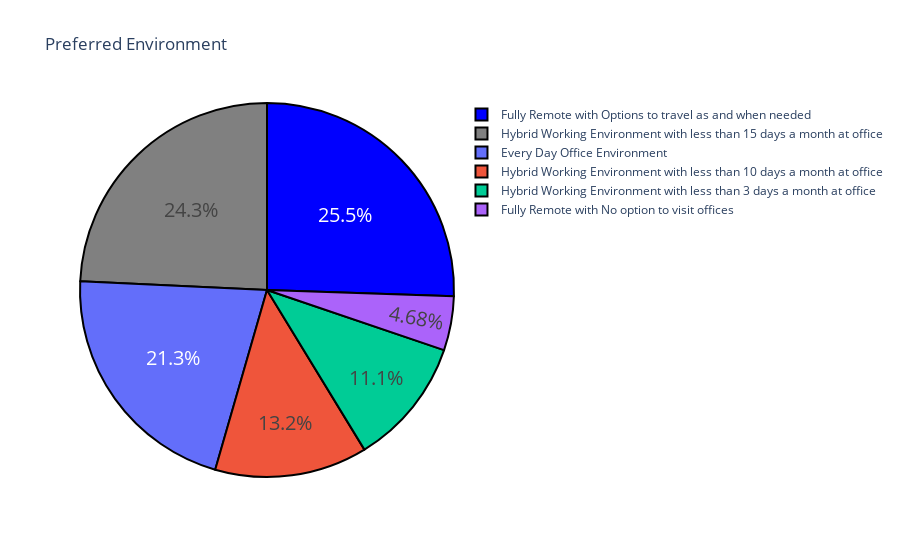

This figure's notebook cell:
### Code cell
env = df['What is the most preferred working environment for you.'].value_counts()
label = env.index
counts = env.values
colors = ['Blue', 'grey']
fig = go.Figure(data = go.Pie(labels = label, values = counts))
fig.update_layout(title_text = 'Preferred Environment')
fig.update_traces(hoverinfo = 'label+value', textinfo = 'percent', textfont_size = 20, marker = dict(colors = colors, line = dict(color = 'black'
                                                                                                                                   ,width = 2)))

### Figure 1 — Plotly figure (JSON) as saved in the notebook; plotly's stock layout.template omitted (floating-point values rounded to 4 significant figures)
{"data": [{"hoverinfo": "label+value", "labels": ["Fully Remote with Options to travel as and when needed", "Hybrid Working Environment with less than 15 days a month at office", "Every Day Office Environment", "Hybrid Working Environment with less than 10 days a month at office", "Hybrid Working Environment with less than 3 days a month at office", "Fully Remote with No option to visit offices"], "marker": {"colors": ["Blue", "grey"], "line": {"color": "black", "width": 2}}, "textfont": {"size": 20}, "textinfo": "percent", "type": "pie", "values": [60, 57, 50, 31, 26, 11]}], "layout": {"autosize": true, "title": {"text": "Preferred Environment"}}}
